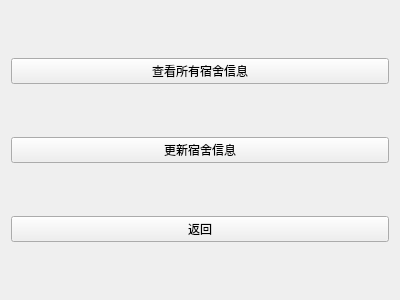
<?xml version="1.0" encoding="UTF-8"?>
<ui version="4.0">
 <class>dormmanage</class>
 <widget class="QWidget" name="dormmanage">
  <property name="geometry">
   <rect>
    <x>0</x>
    <y>0</y>
    <width>400</width>
    <height>300</height>
   </rect>
  </property>
  <property name="windowTitle">
   <string>Form</string>
  </property>
  <layout class="QGridLayout" name="gridLayout">
   <item row="0" column="0">
    <widget class="QPushButton" name="pushButton">
     <property name="text">
      <string>查看所有宿舍信息</string>
     </property>
    </widget>
   </item>
   <item row="1" column="0">
    <widget class="QPushButton" name="pushButton_2">
     <property name="text">
      <string>更新宿舍信息</string>
     </property>
    </widget>
   </item>
   <item row="2" column="0">
    <widget class="QPushButton" name="pushButton_3">
     <property name="text">
      <string>返回</string>
     </property>
    </widget>
   </item>
  </layout>
 </widget>
 <resources/>
 <connections/>
</ui>
